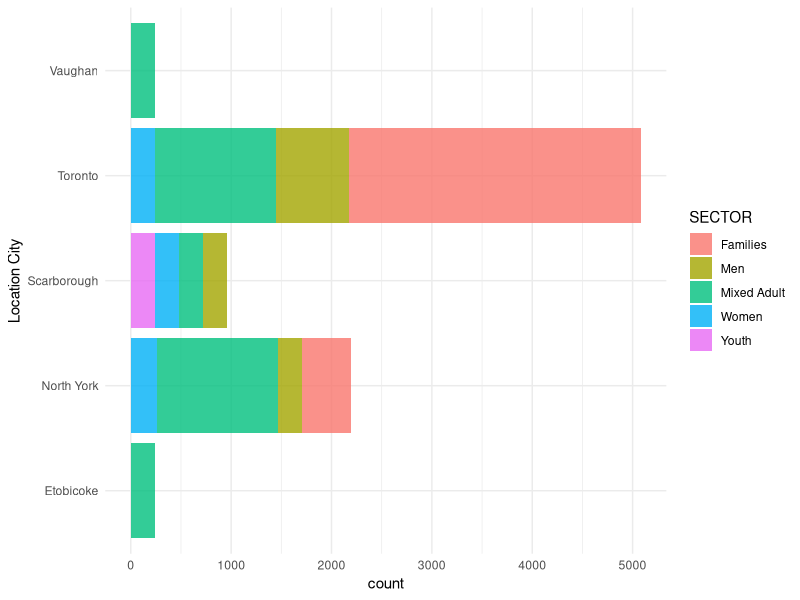
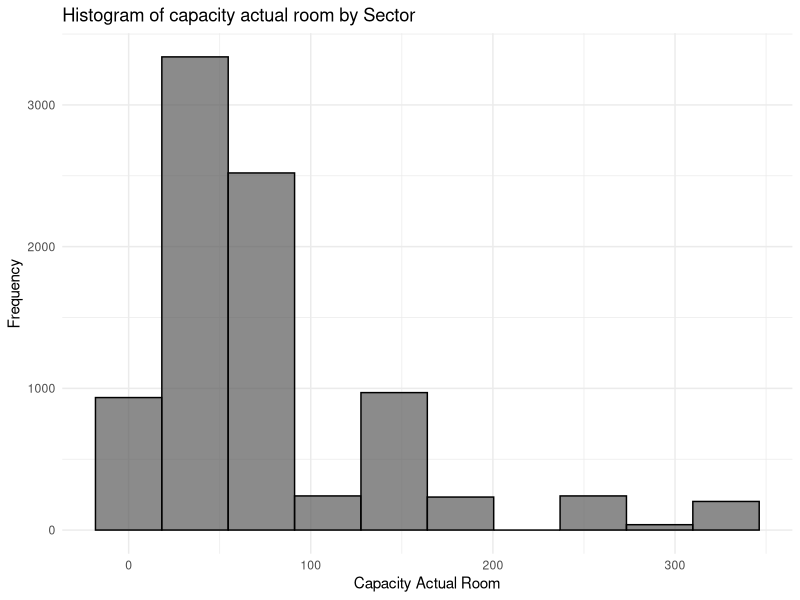
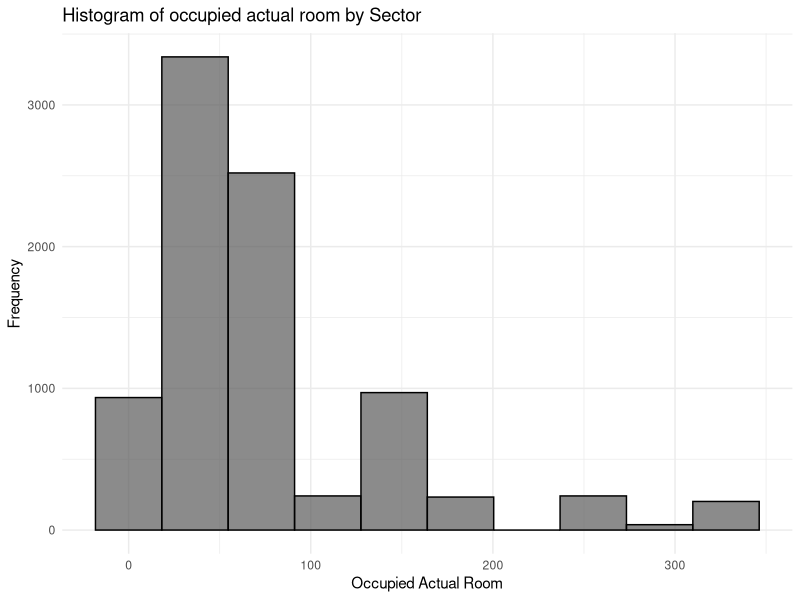

The R source for these figures, in order:
## ---- chunk 1
#| include: false
#| warning: false
#| message: false

library(tidyverse)
library(dplyr)
library(knitr)
## ---- chunk 2
#| label: fig-shelter
#| fig-cap: Shelter sectors by location
#| echo: false
#| warning: false
shelter_data <- read_csv(here::here("data/analysis_data/analysis_shelter_data.csv"))

ggplot(shelter_data, aes(x = LOCATION_CITY, fill = SECTOR)) +
  geom_bar(alpha = 0.8) +
  theme_minimal() +
  coord_flip() +
  xlab("Location City")
## ---- chunk 3
#| label: fig-capacity
#| fig-cap: Shelter room capacity 
#| echo: false
#| warning: false
ggplot(shelter_data, aes(x = CAPACITY_ACTUAL_ROOM)) +
  geom_histogram(bins = 10, alpha = 0.7, color = "black") +
  labs(title = "Histogram of capacity actual room by Sector",
       x = "Capacity Actual Room",
       y = "Frequency") +
  theme_minimal() 
## ---- chunk 4
#| label: fig-occupied
#| fig-cap: Shelter occupied room
#| echo: false
#| warning: false
ggplot(shelter_data, aes(x = CAPACITY_ACTUAL_ROOM)) +
  geom_histogram(bins = 10, alpha = 0.7, color = "black") +
  labs(title = "Histogram of occupied actual room by Sector",
       x = "Occupied Actual Room",
       y = "Frequency") +
  theme_minimal() 
